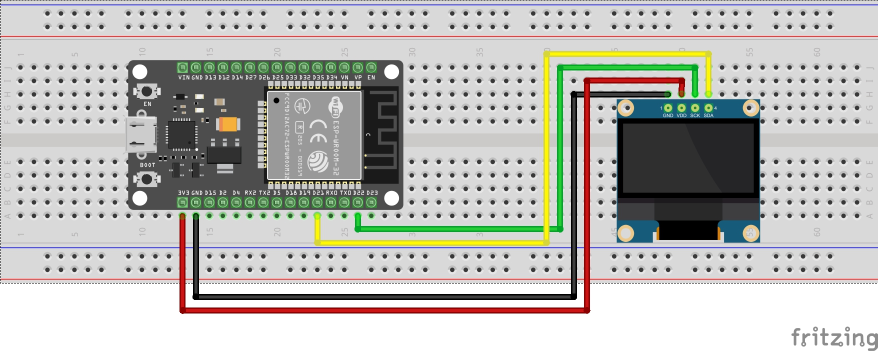
#> input picture Diagram.jpg, 1755 x 702 px (shown at 1/2 size)
$ python -i f2c.py   (imports and definitions only)
#> lines starting #> are read from the running program, lines starting #| are printed output that depends on the picture; after the words box and inside, x2 and y2 are one past the last pixel; in counts of white or black regions, pixels touching at a corner belong together
import os
from PIL import Image
import numpy as np

# ========== CONFIGURATION ==========
INPUT_FOLDER = "."  # Folder where your frame_0001.png files are
OUTPUT_FILE = "video_frames.h"  # Output header file for Arduino
FRAME_PREFIX = "frame"  # Prefix for array names
TARGET_WIDTH = 128  # OLED width
TARGET_HEIGHT = 64   # OLED height
# ===================================

def image_to_byte_array(image_path):
    """Convert an image to a byte array for monochrome OLED display"""
#> called with image_path = 'Diagram.jpg'

    # Open and convert image
    img = Image.open(image_path)
#> img is the input picture: PIL image 1755x702 RGB; mean R, G, B 185.6, 185.2, 181.2

    # Convert to RGB if needed, then to grayscale, then to 1-bit (black/white)
    if img.mode != 'RGB':
        img = img.convert('RGB')

    # Resize to target dimensions
    img = img.resize((TARGET_WIDTH, TARGET_HEIGHT), Image.Resampling.LANCZOS)
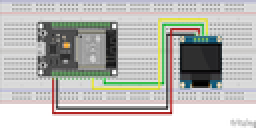
#> img: PIL image 128x64 RGB (shown 2 times larger); mean R, G, B 185.4, 184.9, 181

    # Convert to grayscale
    gray = img.convert('L')
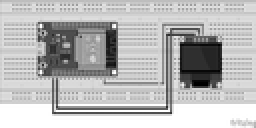
#> gray: PIL image 128x64 L (shown 2 times larger); min 0, max 255, mean 184.6

    # Convert to black and white (threshold at 127)
    # Pixel > 127 becomes white (1), <= 127 becomes black (0)
    bw = gray.point(lambda p: 1 if p > 127 else 0, mode='1')
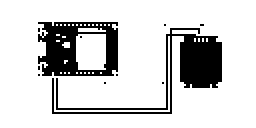
#> bw: PIL image 128x64 1 (shown 2 times larger); 82.4% white; 11 black regions (9 under 20 px), largest, box (x1, y1, x2, y2) and area: (26, 14, 111, 57) 762, (19, 11, 59, 38) 665

    # Pack 8 pixels into 1 byte (horizontal packing for Adafruit_GFX)
    byte_array = []
    for y in range(TARGET_HEIGHT):
        for x in range(0, TARGET_WIDTH, 8):
            byte = 0
            for bit in range(8):
                if x + bit < TARGET_WIDTH:
                    # Get pixel value (0 or 1)
                    pixel = bw.getpixel((x + bit, y))
                    if pixel == 1:  # White pixel
                        byte |= (1 << (7 - bit))  # MSB first
            byte_array.append(byte)
#> after the loop, byte_array = 1024 values, max 255 at index 0, min 0 at index 180, mean 214.6

    return byte_array

# [75 lines left out: functions generate_c_array, main, not called in this run]

# [2 lines not run here, left out]

>>> result = image_to_byte_array('Diagram.jpg')
#> result has the same summary as byte_array in image_to_byte_array
